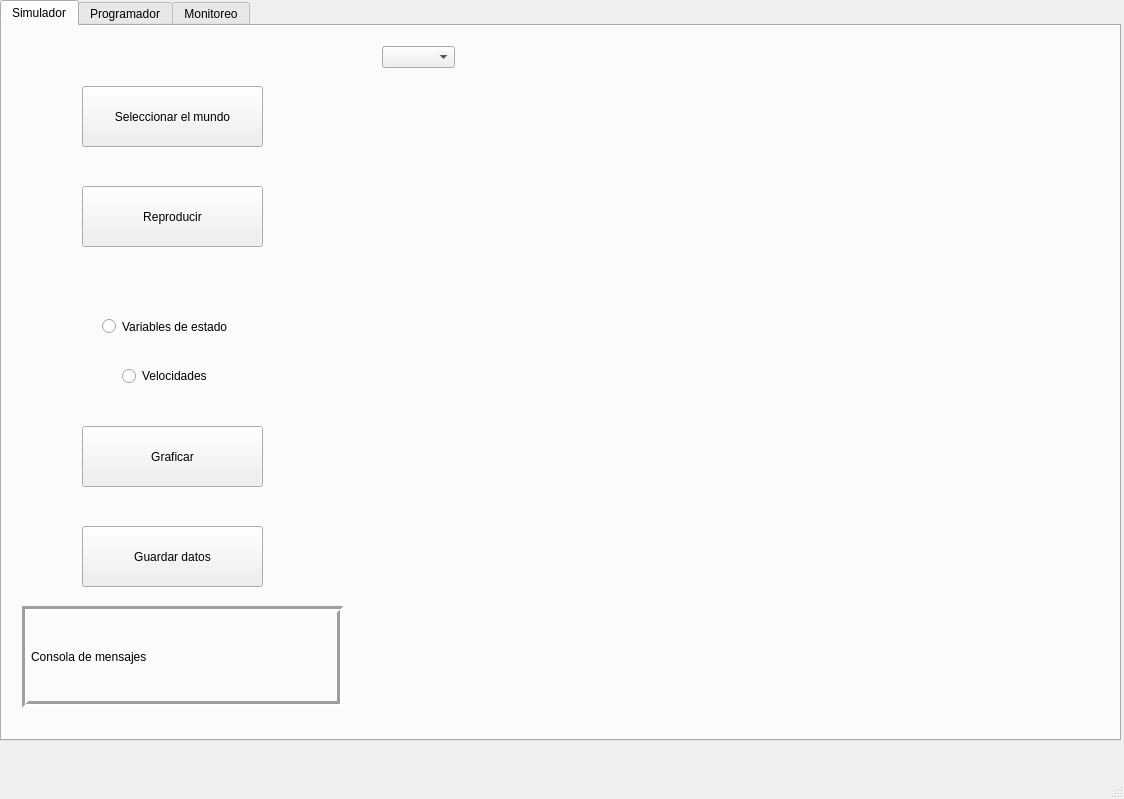
<?xml version="1.0" encoding="UTF-8"?>
<ui version="4.0">
 <class>MainWindow</class>
 <widget class="QMainWindow" name="MainWindow">
  <property name="geometry">
   <rect>
    <x>0</x>
    <y>0</y>
    <width>1124</width>
    <height>799</height>
   </rect>
  </property>
  <property name="windowTitle">
   <string>MainWindow</string>
  </property>
  <widget class="QWidget" name="centralwidget">
   <widget class="QTabWidget" name="tabWidget">
    <property name="geometry">
     <rect>
      <x>0</x>
      <y>0</y>
      <width>1121</width>
      <height>741</height>
     </rect>
    </property>
    <property name="autoFillBackground">
     <bool>true</bool>
    </property>
    <property name="currentIndex">
     <number>0</number>
    </property>
    <widget class="QWidget" name="simulator_tab">
     <attribute name="title">
      <string>Simulador</string>
     </attribute>
     <widget class="QPushButton" name="select_world">
      <property name="geometry">
       <rect>
        <x>80</x>
        <y>60</y>
        <width>181</width>
        <height>61</height>
       </rect>
      </property>
      <property name="text">
       <string>Seleccionar el mundo</string>
      </property>
      <property name="autoDefault">
       <bool>false</bool>
      </property>
      <property name="default">
       <bool>false</bool>
      </property>
      <property name="flat">
       <bool>false</bool>
      </property>
     </widget>
     <widget class="QPushButton" name="play_animation">
      <property name="geometry">
       <rect>
        <x>80</x>
        <y>160</y>
        <width>181</width>
        <height>61</height>
       </rect>
      </property>
      <property name="text">
       <string>Reproducir</string>
      </property>
     </widget>
     <widget class="QPushButton" name="save_data">
      <property name="geometry">
       <rect>
        <x>80</x>
        <y>500</y>
        <width>181</width>
        <height>61</height>
       </rect>
      </property>
      <property name="text">
       <string>Guardar datos</string>
      </property>
     </widget>
     <widget class="MplWidget" name="MplWidget" native="true">
      <property name="geometry">
       <rect>
        <x>360</x>
        <y>0</y>
        <width>761</width>
        <height>701</height>
       </rect>
      </property>
      <property name="focusPolicy">
       <enum>Qt::NoFocus</enum>
      </property>
      <property name="acceptDrops">
       <bool>false</bool>
      </property>
      <widget class="QComboBox" name="robot_graph_selection">
       <property name="geometry">
        <rect>
         <x>20</x>
         <y>20</y>
         <width>73</width>
         <height>22</height>
        </rect>
       </property>
      </widget>
     </widget>
     <widget class="QLabel" name="message_sim">
      <property name="geometry">
       <rect>
        <x>20</x>
        <y>580</y>
        <width>321</width>
        <height>101</height>
       </rect>
      </property>
      <property name="frameShape">
       <enum>QFrame::Box</enum>
      </property>
      <property name="frameShadow">
       <enum>QFrame::Sunken</enum>
      </property>
      <property name="lineWidth">
       <number>3</number>
      </property>
      <property name="text">
       <string>Consola de mensajes</string>
      </property>
     </widget>
     <widget class="QPushButton" name="plot">
      <property name="geometry">
       <rect>
        <x>80</x>
        <y>400</y>
        <width>181</width>
        <height>61</height>
       </rect>
      </property>
      <property name="text">
       <string>Graficar</string>
      </property>
     </widget>
     <widget class="QRadioButton" name="velocities">
      <property name="geometry">
       <rect>
        <x>120</x>
        <y>340</y>
        <width>95</width>
        <height>20</height>
       </rect>
      </property>
      <property name="text">
       <string>Velocidades</string>
      </property>
     </widget>
     <widget class="QRadioButton" name="state">
      <property name="geometry">
       <rect>
        <x>100</x>
        <y>280</y>
        <width>141</width>
        <height>41</height>
       </rect>
      </property>
      <property name="text">
       <string>Variables de estado</string>
      </property>
     </widget>
    </widget>
    <widget class="QWidget" name="ota_tab">
     <attribute name="title">
      <string>Programador</string>
     </attribute>
     <widget class="QLabel" name="status_mssg">
      <property name="geometry">
       <rect>
        <x>20</x>
        <y>620</y>
        <width>1081</width>
        <height>61</height>
       </rect>
      </property>
      <property name="frameShape">
       <enum>QFrame::Box</enum>
      </property>
      <property name="frameShadow">
       <enum>QFrame::Sunken</enum>
      </property>
      <property name="text">
       <string>Mensajes de status</string>
      </property>
     </widget>
     <widget class="QTextBrowser" name="textBrowser">
      <property name="geometry">
       <rect>
        <x>520</x>
        <y>0</y>
        <width>581</width>
        <height>601</height>
       </rect>
      </property>
     </widget>
     <widget class="QRadioButton" name="radioButton">
      <property name="geometry">
       <rect>
        <x>100</x>
        <y>40</y>
        <width>121</width>
        <height>20</height>
       </rect>
      </property>
      <property name="text">
       <string>De simulador</string>
      </property>
     </widget>
     <widget class="QRadioButton" name="radioButton_2">
      <property name="geometry">
       <rect>
        <x>260</x>
        <y>40</y>
        <width>121</width>
        <height>20</height>
       </rect>
      </property>
      <property name="text">
       <string>Sketch nuevo</string>
      </property>
     </widget>
     <widget class="QGroupBox" name="groupBox">
      <property name="geometry">
       <rect>
        <x>80</x>
        <y>100</y>
        <width>301</width>
        <height>281</height>
       </rect>
      </property>
      <property name="title">
       <string>Data de simulador</string>
      </property>
      <widget class="QPushButton" name="select_world_2">
       <property name="geometry">
        <rect>
         <x>60</x>
         <y>40</y>
         <width>181</width>
         <height>61</height>
        </rect>
       </property>
       <property name="text">
        <string>Cargar datos de simulador</string>
       </property>
       <property name="autoDefault">
        <bool>false</bool>
       </property>
       <property name="default">
        <bool>false</bool>
       </property>
       <property name="flat">
        <bool>false</bool>
       </property>
      </widget>
      <widget class="QPushButton" name="select_world_3">
       <property name="geometry">
        <rect>
         <x>60</x>
         <y>120</y>
         <width>181</width>
         <height>61</height>
        </rect>
       </property>
       <property name="text">
        <string>Preparar ESP32</string>
       </property>
       <property name="autoDefault">
        <bool>false</bool>
       </property>
       <property name="default">
        <bool>false</bool>
       </property>
       <property name="flat">
        <bool>false</bool>
       </property>
      </widget>
      <widget class="QPushButton" name="select_world_4">
       <property name="geometry">
        <rect>
         <x>60</x>
         <y>200</y>
         <width>181</width>
         <height>61</height>
        </rect>
       </property>
       <property name="text">
        <string>Enviar actualización OTA</string>
       </property>
       <property name="autoDefault">
        <bool>false</bool>
       </property>
       <property name="default">
        <bool>false</bool>
       </property>
       <property name="flat">
        <bool>false</bool>
       </property>
      </widget>
     </widget>
     <widget class="QGroupBox" name="groupBox_2">
      <property name="geometry">
       <rect>
        <x>20</x>
        <y>400</y>
        <width>481</width>
        <height>201</height>
       </rect>
      </property>
      <property name="title">
       <string>Barra de progreso</string>
      </property>
      <widget class="QProgressBar" name="progressBar">
       <property name="geometry">
        <rect>
         <x>140</x>
         <y>80</y>
         <width>81</width>
         <height>23</height>
        </rect>
       </property>
       <property name="value">
        <number>24</number>
       </property>
      </widget>
      <widget class="QLabel" name="label_2">
       <property name="geometry">
        <rect>
         <x>40</x>
         <y>40</y>
         <width>55</width>
         <height>16</height>
        </rect>
       </property>
       <property name="text">
        <string/>
       </property>
      </widget>
      <widget class="QTableWidget" name="ESP_IP">
       <property name="geometry">
        <rect>
         <x>0</x>
         <y>40</y>
         <width>121</width>
         <height>141</height>
        </rect>
       </property>
       <row>
        <property name="text">
         <string>1</string>
        </property>
       </row>
       <column>
        <property name="text">
         <string>IP</string>
        </property>
       </column>
      </widget>
      <widget class="QTableWidget" name="ESP_IP_2">
       <property name="geometry">
        <rect>
         <x>240</x>
         <y>40</y>
         <width>121</width>
         <height>141</height>
        </rect>
       </property>
       <row>
        <property name="text">
         <string>1</string>
        </property>
       </row>
       <column>
        <property name="text">
         <string>IP</string>
        </property>
       </column>
      </widget>
      <widget class="QProgressBar" name="progressBar_2">
       <property name="geometry">
        <rect>
         <x>380</x>
         <y>80</y>
         <width>81</width>
         <height>23</height>
        </rect>
       </property>
       <property name="value">
        <number>24</number>
       </property>
      </widget>
     </widget>
     <widget class="QGroupBox" name="groupBox_4">
      <property name="geometry">
       <rect>
        <x>20</x>
        <y>100</y>
        <width>481</width>
        <height>141</height>
       </rect>
      </property>
      <property name="title">
       <string>Seleccionar ESP32</string>
      </property>
      <widget class="QLabel" name="label_3">
       <property name="geometry">
        <rect>
         <x>40</x>
         <y>40</y>
         <width>55</width>
         <height>16</height>
        </rect>
       </property>
       <property name="text">
        <string/>
       </property>
      </widget>
      <widget class="QComboBox" name="comboBox">
       <property name="geometry">
        <rect>
         <x>40</x>
         <y>80</y>
         <width>73</width>
         <height>22</height>
        </rect>
       </property>
      </widget>
      <widget class="QPushButton" name="pushButton">
       <property name="geometry">
        <rect>
         <x>140</x>
         <y>80</y>
         <width>93</width>
         <height>28</height>
        </rect>
       </property>
       <property name="text">
        <string>Buscar</string>
       </property>
      </widget>
      <widget class="QPushButton" name="pushButton_2">
       <property name="geometry">
        <rect>
         <x>240</x>
         <y>80</y>
         <width>93</width>
         <height>28</height>
        </rect>
       </property>
       <property name="text">
        <string>Preparar</string>
       </property>
      </widget>
      <widget class="QPushButton" name="pushButton_3">
       <property name="geometry">
        <rect>
         <x>340</x>
         <y>80</y>
         <width>93</width>
         <height>28</height>
        </rect>
       </property>
       <property name="text">
        <string>Cargar</string>
       </property>
      </widget>
      <widget class="QLabel" name="label_4">
       <property name="geometry">
        <rect>
         <x>80</x>
         <y>60</y>
         <width>55</width>
         <height>16</height>
        </rect>
       </property>
       <property name="layoutDirection">
        <enum>Qt::LeftToRight</enum>
       </property>
       <property name="frameShape">
        <enum>QFrame::NoFrame</enum>
       </property>
       <property name="text">
        <string>IP</string>
       </property>
      </widget>
     </widget>
    </widget>
    <widget class="QWidget" name="monitoring_tab">
     <attribute name="title">
      <string>Monitoreo</string>
     </attribute>
    </widget>
   </widget>
  </widget>
  <widget class="QMenuBar" name="menubar">
   <property name="geometry">
    <rect>
     <x>0</x>
     <y>0</y>
     <width>1124</width>
     <height>26</height>
    </rect>
   </property>
  </widget>
  <widget class="QStatusBar" name="statusbar"/>
 </widget>
 <customwidgets>
  <customwidget>
   <class>MplWidget</class>
   <extends>QWidget</extends>
   <header>mplwidget.h</header>
   <container>1</container>
  </customwidget>
 </customwidgets>
 <resources/>
 <connections/>
</ui>
